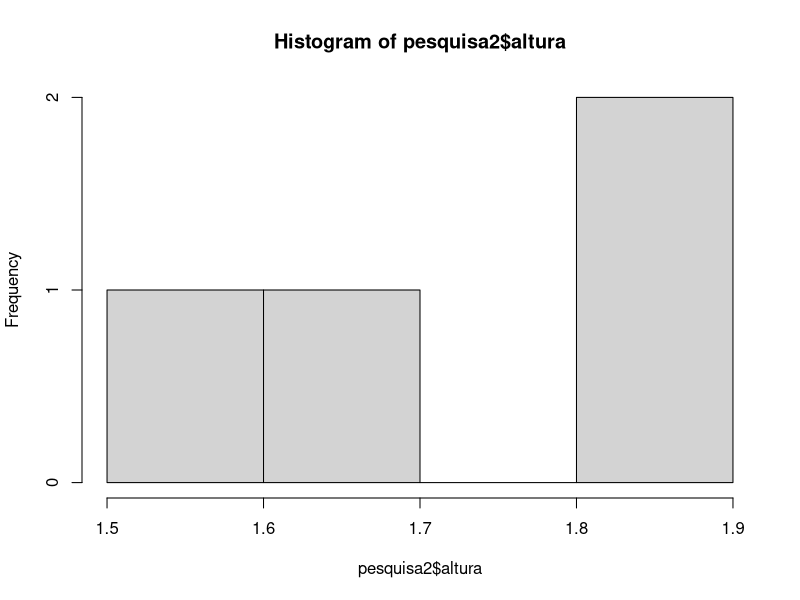
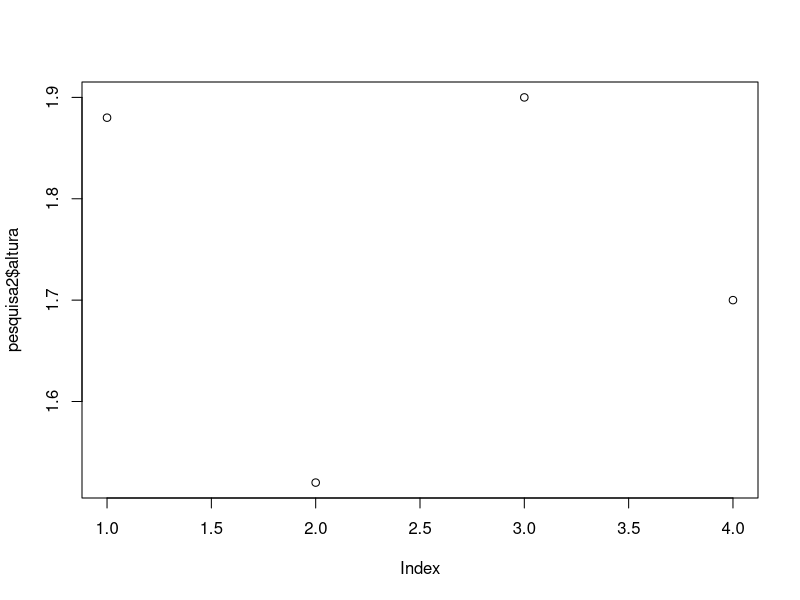
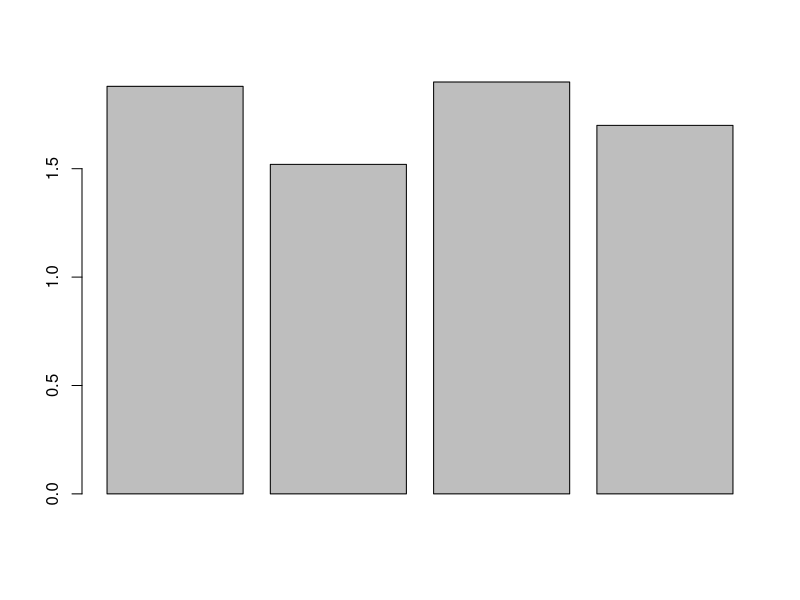
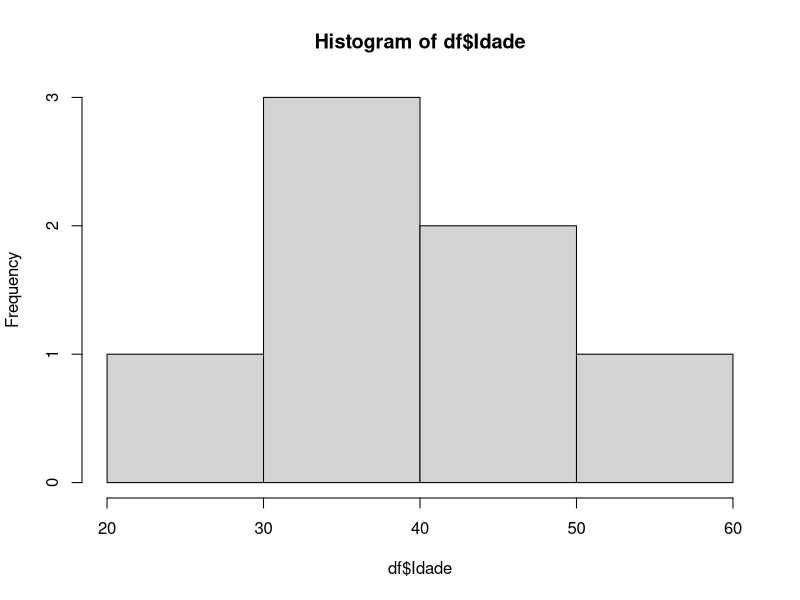

Write R code to recreate these figures, in order.
# Dataframes e manipulação de df

# Gerando um dataframe vazio
df <- data.frame()
class(df)
df

# Criando vetores vazios
nomes <- character()
idades <- numeric()
itens <- numeric()
codigos <- integer()

df <- data.frame(c(nomes, idades, itens, codigos))
df

# Vetores
pais <- c("Argentina", "Brasil","Alemanha", "Egito")
nome <- c("Marcos", "Luis", "Amanda", "Ana")
altura <- c(1.88, 1.52, 1.9, 1.70)
codigo <- c(1524, 15364, 5878, 45875)

# Criar df com os vetores
pesquisa <- data.frame(pais, nome, altura, codigo)
pesquisa

# Adicionando um novo vetor
olhos <- c("verde", "azul", "verde", "azul")
olhos

pesquisa2 <- cbind(pesquisa,olhos)
pesquisa2

# Informações sobre o df
str(pesquisa2)
dim(pesquisa2)
length(pesquisa2)

# Seleção de vetores de um df
pesquisa2$nome
pesquisa2$olhos

mean(pesquisa2$altura)
hist(pesquisa2$altura)
plot(pesquisa2$altura)
barplot(pesquisa2$altura)

# Extraindo um único valor
pesquisa2

pesquisa2[1,1]
pesquisa2[3,2]

pesquisa2$olhos
pesquisa2[,5]

# Número de linhas e colunas

nrow(pesquisa2)
ncol(pesquisa2)

# Primeiros elementos do df
head(pesquisa2)
head(mtcars)
length(mtcars)
?mtcars

# Ultimos elementos do df
tail(pesquisa2)
tail(mtcars)

View(pesquisa2)
View(pesquisa2)
View(mtcars)

# Filtros para subset de dados de acordo com critérios
pesquisa2[altura < 1.7,]
pesquisa2[altura > 1.7,]

pesquisa2[nome == "Ana",]

# Carregar um arquivo csv
?read.csv
df <- data.frame((read.csv(file = 'pacientes.csv', header = TRUE, sep = ",")))

# Visualização do df
View(df)
head(df)
summary(df)
str(df)

# Visualizando as variaveis
df$Diabete
df$Status

# Histograma
hist(df$Idade)
mean(df$Idade)

# Combinando df
df_final <- merge(pesquisa2, df)
df_final







